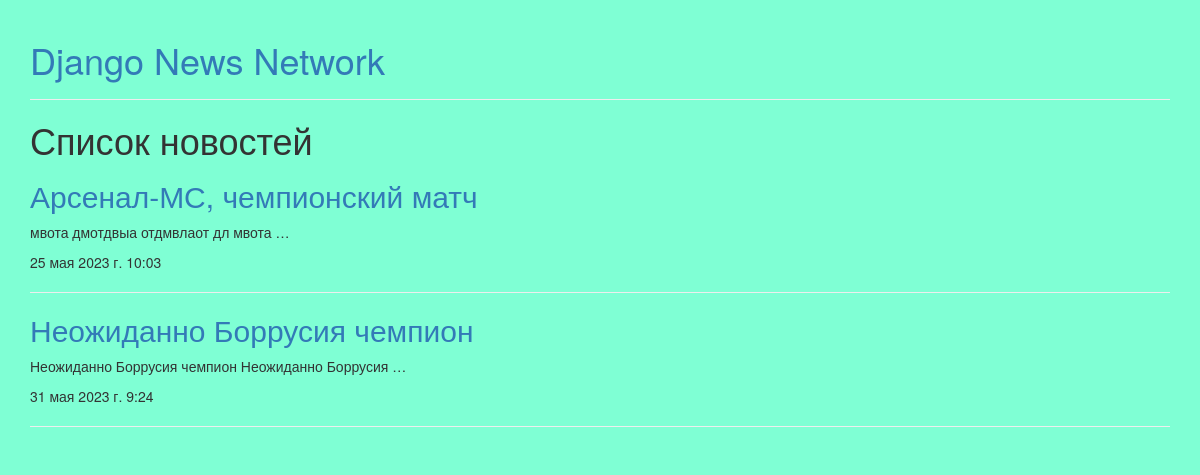
The app's page /post-list/?category=Футбол with its own data.
### core/models.py (models this page shows, shortened)
class Post(models.Model):
    title = models.CharField(max_length=255, verbose_name='Заголовок')
    text = models.TextField(verbose_name='Текст')
    subcategory = models.ForeignKey(SubCategory, on_delete=models.PROTECT, verbose_name='Подкатегория', related_name='posts')
    tags = models.ManyToManyField(Tag, verbose_name='Теги', related_name='posts')
    poster = models.ImageField(upload_to='posters', verbose_name='Постер')
    created_at = models.DateTimeField(auto_now_add=True, verbose_name='Дата создания')
    updated_at = models.DateTimeField(auto_now=True, verbose_name='Дата обновления')

### core/views.py (the view)
# urls.py: path('post-list/', PostListView.as_view(), name='post-list'),
class PostListView(ListView):
    model = Post
    template_name = 'core/post-list.html'
    def get(self, request, *args, **kwargs):
        params = request.GET
        tag = params.get('tag')
        subcategory = params.get('subcategory')
        category = params.get('category')
        if tag:
            posts = Post.objects.filter(tags__name=tag)
            context = {
                'posts': posts
            }
            return render(request, self.template_name, context)
        elif subcategory:
            posts = Post.objects.filter(subcategory__name=subcategory)
            context = {
                'posts': posts
            }
            return render(request, self.template_name, context)
        elif category:
            posts = Post.objects.filter(subcategory__category__name=category)
            context = {
                'posts': posts
            }
            return render(request, self.template_name, context)
        posts = Post.objects.all()
        context = {
            'posts': posts
        }
        return render(request, self.template_name, context)

### templates/core/post-list.html (shortened to what this page needs)
{% extends "base.html" %}
{% block content %}
    <h1>Список новостей</h1>
    {% for post in posts %}
        <a href="/post-detail/{{post.id}}/">
            <h2>{{ post.title }}</h2>
        </a>
        <p>{{ post.text | truncatewords:5 }}</p>
        <p>{{ post.created_at }}</p>
        <hr>
    {% endfor %}
{% endblock %}

### static/css/style.css (style rules this page uses)
body { background-color: aquamarine; }

### records on screen
Post: title "Арсенал-МС, чемпионский матч", text "мвота дмотдвыа отдмвлаот дл мвота …", created_at "25 мая 2023 г. 10:03"
Post: title "Неожиданно Боррусия чемпион", text "Неожиданно Боррусия чемпион Неожиданно Боррусия …", created_at "31 мая 2023 г. 9:24"
